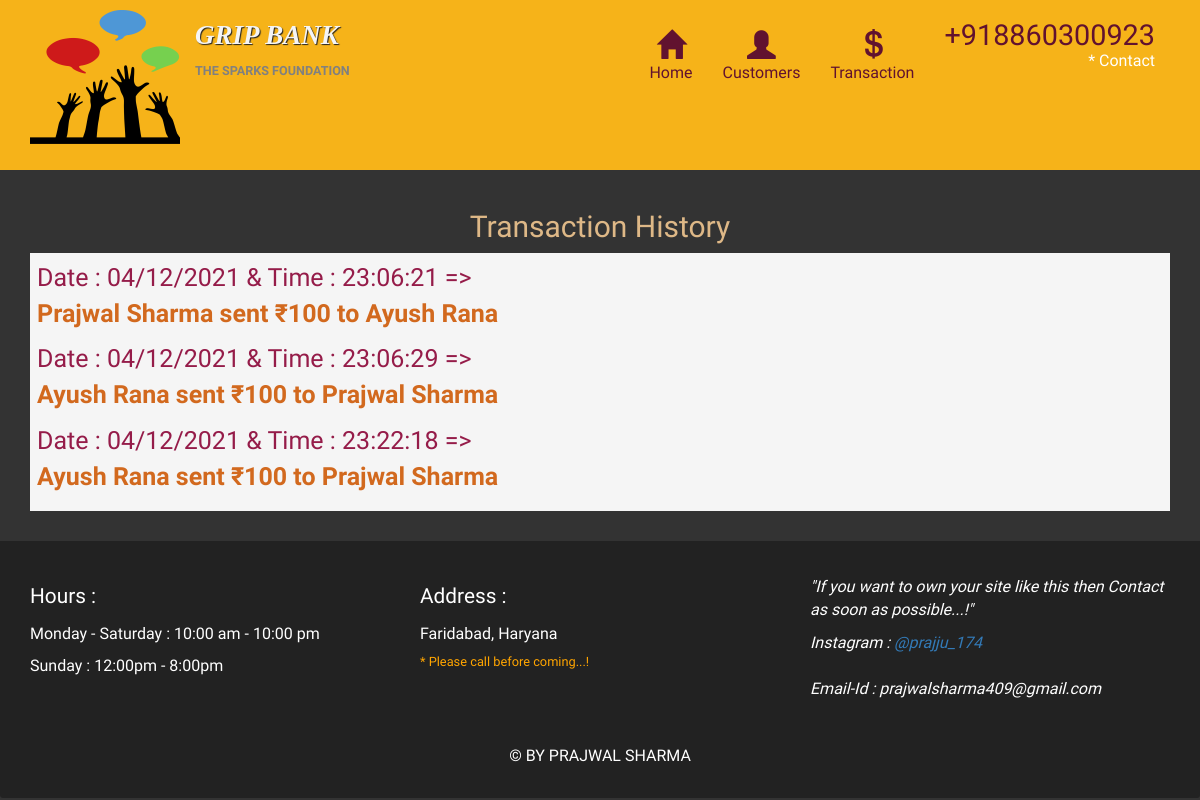
The app's page /history with its own data.
### tables this page shows
CREATE TABLE history (
                date varchar(255),
                time varchar(255),
                logs varchar(255)
            );

### app.py (the view)
@app.route('/history', methods = ['GET', 'POST'])
def to_history() :
    history_list = get_history()
    return render_template('history.html', h_list = history_list)

### db.py (called while the page is built)
def get_history() :
    history_list = []
    sub_list = []
    query = obj.execute(""" select * from history """)
    lst = query.fetchall()
    for i in lst :
        i = list(i)
        sub_list.append("Date : " + i[0])
        sub_list.append("Time : " + i[1])
        sub_list.append(i[2])
        history_list.append(sub_list)
        sub_list = []
    return history_list

### templates/history.html (shortened to what this page needs)
<!doctype html>
<html lang="en">
  <head>
    <link rel="stylesheet" href="../static/css/bootstrap.min.css">
    <link rel="stylesheet" href="../static/css/styles.css">
  </head>
<body>
  <header>
    <nav id="header-nav" class="navbar navbar-default">
      <div class="container">
        <div class="navbar-header">
          <a href="index.html" class="pull-left visible-md visible-lg">
            <div id="logo-img" alt="Logo Image"></div>
          </a>
          <div class="navbar-brand">
            <a href="index.html"><h1>GRIP Bank</h1></a>
            <p>
              <span>The Sparks Foundation</span>
            </p>
          </div>
        </div>
        <div id="collapsable-nav" class="collapse navbar-collapse">
          <ul id="nav-list" class="nav navbar-nav navbar-right">
            <li>
              <a href="{{url_for('index')}}">
                <span class="glyphicon glyphicon-home"></span><br class="hidden-xs"> Home
              </a>
            </li>
            <li>
              <a href="{{url_for('customers_list')}}">
                <span class="glyphicon glyphicon-user"></span><br class="hidden-xs"> Customers
              </a>
            </li>
            <li>
              <a href="{{url_for('transactions')}}">
                <span class="glyphicon glyphicon-usd"></span><br class="hidden-xs"> Transaction
              </a>
            </li>
            <li id="phone" class="hidden-xs">
              <a href="tel:+918860300923">
                <span>+918860300923</span>
              </a>
              <div>* Contact</div>
            </li>
          </ul>
        </div>
      </div>
    </nav>
  </header>
  <div id="main-content" class="container">
    <h2 id="education" class="text-center">Transaction History</h2>
    <div class="history-box">
      {% for sub_list in h_list %}
        <p style="color: #951c49; font-size: 25px;">{{ sub_list[0] }} & {{ sub_list[1] }} => <br><b>{{ sub_list[2] }}</b></p>
      {% endfor %}
    </div>
  </div>
  <footer class="panel-footer">
    <div class="container">
      <div class="row">
        <section id="hours" class="col-sm-4">
          <span>Hours : </span><br>
          Monday - Saturday : 10:00 am - 10:00 pm<br>
          Sunday : 12:00pm - 8:00pm<br>
        </section>
        <section id="address" class="col-sm-4">
          <span>Address : </span><br>
          Faridabad, Haryana
          <p>* Please call before coming...!</p>
        </section>
        <section id="testimonials" class="col-sm-4">
          <p>"If you want to own your site like this then Contact as soon as possible...!"</p>
          Instagram : <a href="https://www.instagram.com/prajju_174">@prajju_174</a><br><br>
          <p>Email-Id : prajwalsharma409@gmail.com</p>
        </section>
      </div>
      <div class="text-center">&copy; BY PRAJWAL SHARMA</div>
    </div>
  </footer>
</body>
</html>

### static/css/styles.css (style rules this page uses)
body { font-size: 16px; color: #fff; background-color: #333333; font-family: 'Oxygen', sans-serif; }
.history-box { padding: 5px; border: 2px solid whitesmoke; background-color: whitesmoke; }
#header-nav { background: #f6b319; border-radius: 0; border: 0; }
#logo-img { background: url('../logo5.png') no-repeat; width: 150px; height: 150px; margin: 10px 15px 10px 0; }
.navbar-brand { padding-top: 25px; }
.navbar-brand h1 { font-family: algerian; color: whitesmoke; font-size: 1.5em; text-transform: uppercase; font-weight: bold; font-style: italic; text-shadow: 1px 1px 1px #222; margin-top: 0; margin-bottom: 0; line-height: .75; }
.navbar-brand p { color: grey; text-transform: uppercase; font-size: .7em; margin-top: 15px; font-weight: bold; }
.navbar-brand p span { vertical-align: middle; }
#nav-list { margin-top: 10px; }
#nav-list a { color: #61122f; text-align: center; }
#nav-list a span { font-size: 1.8em; margin-top: 5px; }
#phone a { text-align: right; padding-bottom: 0; }
#phone div { color: white; text-align: right; padding-right: 15px; }
h2#education { color: burlywood; }
b { color: chocolate; }
.panel-footer { margin-top: 30px; padding-top: 35px; padding-bottom: 30px; background: #222; border-top: 0; }
.panel-footer div.row { margin-bottom: 35px; }
#hours, #address { line-height: 2; }
#hours > span, #address > span { font-size: 1.3em; }
#address p { color: orange; font-size: .8em; line-height: 1.8; }
#testimonials { font-style: italic; }

### records on screen
history: date "Date : 04/12/2021", time "Time : 23:06:21", logs "Prajwal Sharma sent ₹100 to Ayush Rana"
history: date "Date : 04/12/2021", time "Time : 23:06:29", logs "Ayush Rana sent ₹100 to Prajwal Sharma"
history: date "Date : 04/12/2021", time "Time : 23:22:18", logs "Ayush Rana sent ₹100 to Prajwal Sharma"
